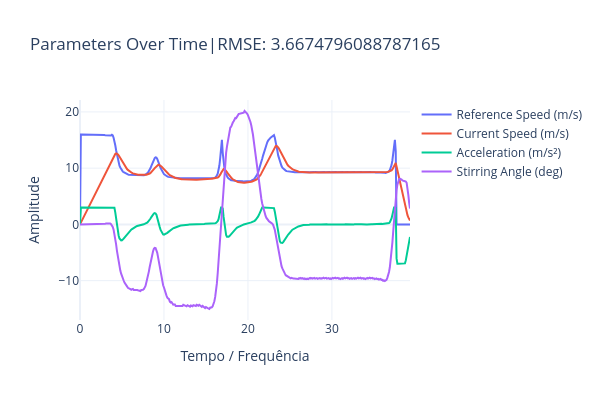
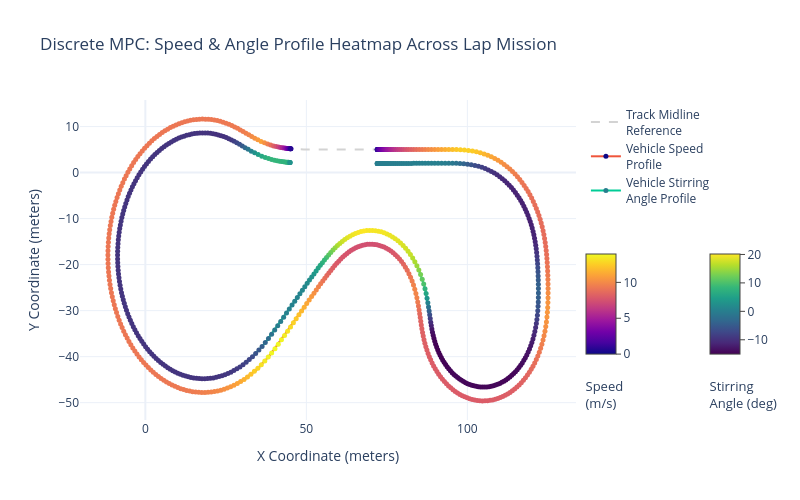

Notebook cell for these charts, in order:
### Code cell
ySeries=[v_ref_history, v_history, acc_history, delta_history][:]
xSeries=[t_history for i in range(len(ySeries))][:]
names = ['Reference Speed (m/s)', 'Current Speed (m/s)',
        'Acceleration (m/s²)', 'Stirring Angle (deg)',][:]
data = [x_mid, y_mid, x_history,y_history, t_history, delta_history, psi_history, v_history]

PlotSeriesPLY(xSeries,ySeries,names,title=f'Parameters Over Time|RMSE: {score}')
#PlotSeriesDifScalesPLY(xSeries,ySeries,names,title=f'Parameters Over Time|RMSE: {score}')
PlotMPCTracksPLY(data,width=800,height=500)

### Figure 1 — Plotly figure (JSON) as saved in the notebook; plotly's stock layout.template omitted (floating-point values rounded to 4 significant figures; data arrays with more than 128 entries replaced by an {"elided": "..."} marker saying what was removed)
{"data": [{"mode": "lines", "name": "Reference Speed (m/s)", "type": "scatter", "x": {"elided": "394 float values"}, "xaxis": "x", "y": {"elided": "394 float values"}, "yaxis": "y"}, {"mode": "lines", "name": "Current Speed (m/s)", "type": "scatter", "x": {"elided": "394 float values"}, "xaxis": "x", "y": {"elided": "394 float values"}, "yaxis": "y"}, {"mode": "lines", "name": "Acceleration (m/s²)", "type": "scatter", "x": {"elided": "394 float values"}, "xaxis": "x", "y": {"elided": "394 float values"}, "yaxis": "y"}, {"mode": "lines", "name": "Stirring Angle (deg)", "type": "scatter", "x": {"elided": "394 float values"}, "xaxis": "x", "y": {"elided": "394 float values"}, "yaxis": "y"}], "layout": {"height": 400, "title": {"text": "Parameters Over Time|RMSE: 3.6674796088787165"}, "width": 600, "xaxis": {"anchor": "y", "domain": [0, 1], "title": {"text": "Tempo / Frequência"}}, "yaxis": {"anchor": "x", "domain": [0, 1], "title": {"text": "Amplitude"}}}}

### Figure 2 — Plotly figure (JSON) as saved in the notebook; plotly's stock layout.template omitted (floating-point values rounded to 4 significant figures; data arrays with more than 128 entries replaced by an {"elided": "..."} marker saying what was removed)
{"data": [{"line": {"color": "lightgray", "dash": "dash", "width": 2}, "mode": "lines", "name": "Track Midline<br>Reference", "type": "scatter", "x": {"elided": "5000 float values"}, "y": {"elided": "5000 float values"}}, {"hoverinfo": "text+x+y", "marker": {"cmax": 13.96, "cmin": 0, "color": {"elided": "394 float values"}, "colorbar": {"len": 0.5, "ticks": "outside", "title": {"font": {"size": 13}, "side": "bottom", "text": "Speed<br>(m/s)"}, "x": 1, "y": 0.3, "yanchor": "middle"}, "colorscale": [[0, "#0d0887"], [0.1111, "#46039f"], [0.2222, "#7201a8"], [0.3333, "#9c179e"], [0.4444, "#bd3786"], [0.5556, "#d8576b"], [0.6667, "#ed7953"], [0.7778, "#fb9f3a"], [0.8889, "#fdca26"], [1, "#f0f921"]], "showscale": true, "size": 5}, "mode": "lines+markers", "name": "Vehicle Speed<br>Profile", "text": {"elided": "394 str values"}, "type": "scatter", "x": {"elided": "394 float values"}, "y": {"elided": "394 float values"}}, {"hoverinfo": "text+x+y", "line": {"width": 2}, "marker": {"cmax": 20.16, "cmin": -15.04, "color": {"elided": "394 float values"}, "colorbar": {"len": 0.5, "ticks": "outside", "title": {"font": {"size": 13}, "side": "bottom", "text": "Stirring<br>Angle (deg)"}, "x": 1.25, "y": 0.3, "yanchor": "middle"}, "colorscale": [[0, "#440154"], [0.1111, "#482878"], [0.2222, "#3e4989"], [0.3333, "#31688e"], [0.4444, "#26828e"], [0.5556, "#1f9e89"], [0.6667, "#35b779"], [0.7778, "#6ece58"], [0.8889, "#b5de2b"], [1, "#fde725"]], "showscale": true, "size": 5}, "mode": "lines+markers", "name": "Vehicle Stirring<br>Angle Profile", "text": {"elided": "394 str values"}, "type": "scatter", "x": {"elided": "394 float values"}, "y": {"elided": "394 float values"}}], "layout": {"height": 500, "legend": {"x": 1.02, "xanchor": "left", "y": 1, "yanchor": "top"}, "showlegend": true, "title": {"text": "Discrete MPC: Speed & Angle Profile Heatmap Across Lap Mission"}, "width": 800, "xaxis": {"title": {"text": "X Coordinate (meters)"}}, "yaxis": {"title": {"text": "Y Coordinate (meters)"}}}}
